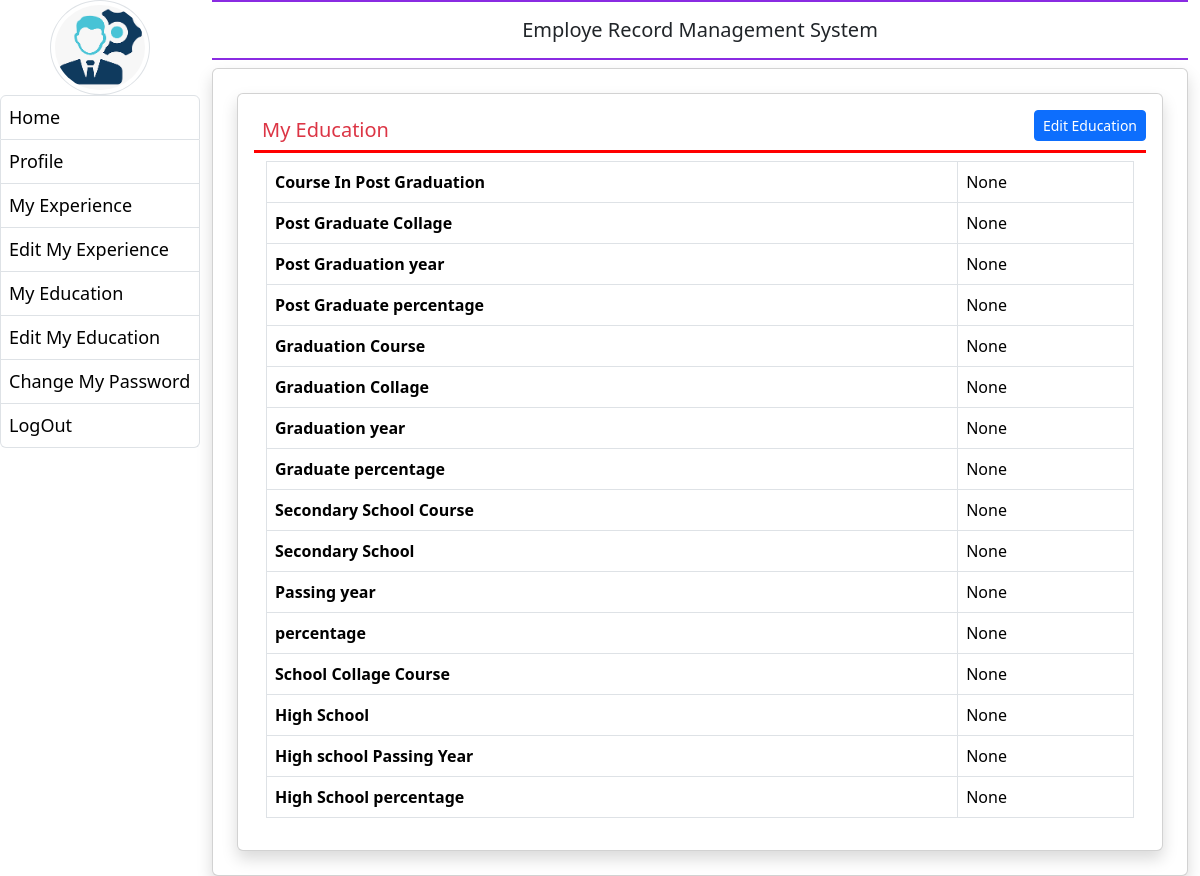
The page /my_education/ (signed in) on the database its author committed.
### employee/models.py (models this page shows, shortened)
class EmployeeEducation(models.Model):
    user = models.ForeignKey(User, on_delete=models.CASCADE)
    coursepg = models.CharField(max_length=100,null=True)
    schoolcolgpg = models.CharField(max_length=200, null=True)
    yearofpassingpg = models.CharField(max_length=100, null=True)
    percentagepg = models.CharField(max_length=30, null=True)
    coursegra = models.CharField(max_length=100,null=True)
    schoolcolgra = models.CharField(max_length=200, null=True)
    yearofpassingra = models.CharField(max_length=100, null=True)
    percentagegra = models.CharField(max_length=30, null=True)
    coursessc = models.CharField(max_length=100,null=True)
    schoolcolssc = models.CharField(max_length=200, null=True)
    yearofpassingssc = models.CharField(max_length=100, null=True)
    percentagessc = models.CharField(max_length=30, null=True)
    coursehsc = models.CharField(max_length=100,null=True)
    schoolcolghsc = models.CharField(max_length=200, null=True)
    yearofpassinghsc = models.CharField(max_length=100, null=True)
    percentagehsc = models.CharField(max_length=30, null=True)

### employee/views.py (the view)
# urls.py: path('my_education/', my_education, name='my_education'),
@login_required(login_url='emp_login')
def my_education(request):
    user = request.user
    try:
        education = get_object_or_404(EmployeeEducation, user=user)
        context = {'education': education}
        return render(request, 'my_education.html', context)
    except Exception as e:
        print(f"Exception: {e}")
        return render(request, 'my_education.html', {'error': 'Could not retrieve education details.'})

### employee/templates/my_education.html
{% extends "emp_base.html" %}
{% block main %}
<div class="card shadow m-2">
    <div class="card-body">
        <a href=" {% url "edit_myeducation" %}" class="btn btn-primary float-end btn-sm"> Edit Education</a>
        <h5 class="p-2 text-danger" style="border-bottom: 3px solid red;">My Education</h5>
        <div class="container-fluid">
            <table class="table table-bordered">
                <tr>
                    <th>Course In Post Graduation</th>
                    <td>{{education.coursepg}}</td>
                </tr>
                <tr>
                    <th>Post Graduate Collage </th>
                    <td>{{education.schoolcolgpg}}</td>
                </tr>
                <tr>
                    <th>Post Graduation year</th>
                    <td>{{education.yearofpassingpg}}</td>
                </tr>
                <tr>
                    <th>Post Graduate percentage</th>
                    <td>{{education.percentagepg}}</td>
                </tr>
                <tr>
                    <th>Graduation Course </th>
                    <td>{{education.coursegra}}</td>
                </tr>
                <tr>
                    <th>Graduation Collage</th>
                    <td>{{education.schoolcolgra}}</td>
                </tr>
                <tr>
                    <th>Graduation year</th>
                    <td>{{education.yearofpassingra}}</td>
                </tr>
                <tr>
                    <th>Graduate percentage</th>
                    <td>{{education.percentagegra}}</td>
                </tr>
                <tr>
                    <th>Secondary School Course </th>
                    <td>{{education.coursessc}}</td>
                </tr>
                <tr>
                    <th>Secondary School</th>
                    <td>{{education.schoolcolssc}}</td>
                </tr>
                <tr>
                    <th>Passing year</th>
                    <td>{{education.yearofpassingssc}}</td>
                </tr>
                <tr>
                    <th> percentage</th>
                    <td>{{education.percentagessc}}</td>
                </tr>
                <tr>
                    <th>School Collage Course </th>
                    <td>{{education.coursehsc}}</td>
                </tr>
                <tr>
                    <th>High School</th>
                    <td>{{education.schoolcolghsc}}</td>
                </tr>
                <tr>
                    <th>High school Passing Year</th>
                    <td>{{education.yearofpassinghsc}}</td>
                </tr>
                <tr>
                    <th>High School percentage</th>
                    <td>{{education.percentagehsc}}</td>
                </tr>
            </table>
        </div>
    </div>
</div>
{% endblock %}

### rows shown on the page
EmployeeEducation: coursepg "None", schoolcolgpg "None", yearofpassingpg "None", percentagepg "None", coursegra "None", schoolcolgra "None", yearofpassingra "None", percentagegra "None", coursessc "None", schoolcolssc "None", yearofpassingssc "None", percentagessc "None", coursehsc "None", schoolcolghsc "None", yearofpassinghsc "None", percentagehsc "None"
